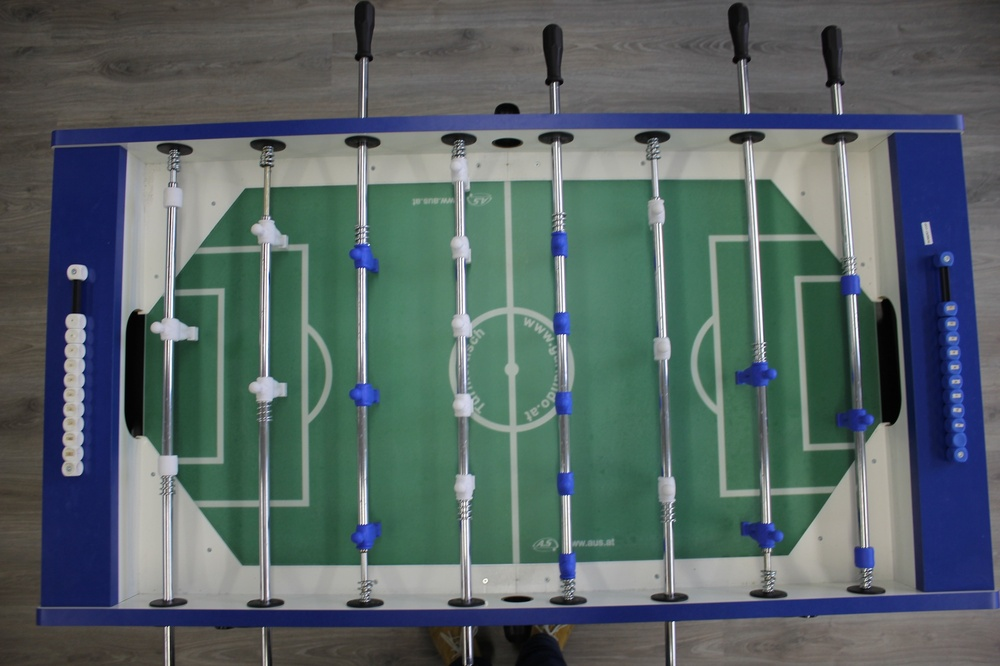
#> input picture original.jpg, 1000 x 666 px, shrunk from 2000 x 1333 before the run
$ python label.py original.jpg   (older library calls are emulated)
#> lines starting #> are read from the running program, lines starting #| are printed output that depends on the picture; after the words box and inside, x2 and y2 are one past the last pixel; in counts of white or black regions, pixels touching at a corner belong together

import sys

import Image
import numpy as np
import matplotlib.pyplot as plt
import matplotlib.patches as mpatches

from skimage import data
from skimage.filter import threshold_otsu
from skimage.segmentation import clear_border
from skimage.morphology import label, closing, square
from skimage.measure import regionprops


def find_regions(image, min_area=0):
    """Finds regions from image which is numpy array.

    min_area: Minimum region area that is counted as region

    Return format:
    [
        {'area': area, 'box': (topLeft, bottomLeft, bottomRight, topRight)}
        ...
    ]
    """
    thresh = threshold_otsu(image)
    bw = closing(image > thresh, square(6))

    regions = []

    for region in regionprops(bw, ['Area', 'BoundingBox']):

        # skip small regions
        if region['Area'] >= min_area:
            regions.append({'area': region['Area'], 'box': region['BoundingBox']})

    return regions


def main():
    file_name = sys.argv[1]
    image = Image.open(file_name).convert('L')  # Grayscale
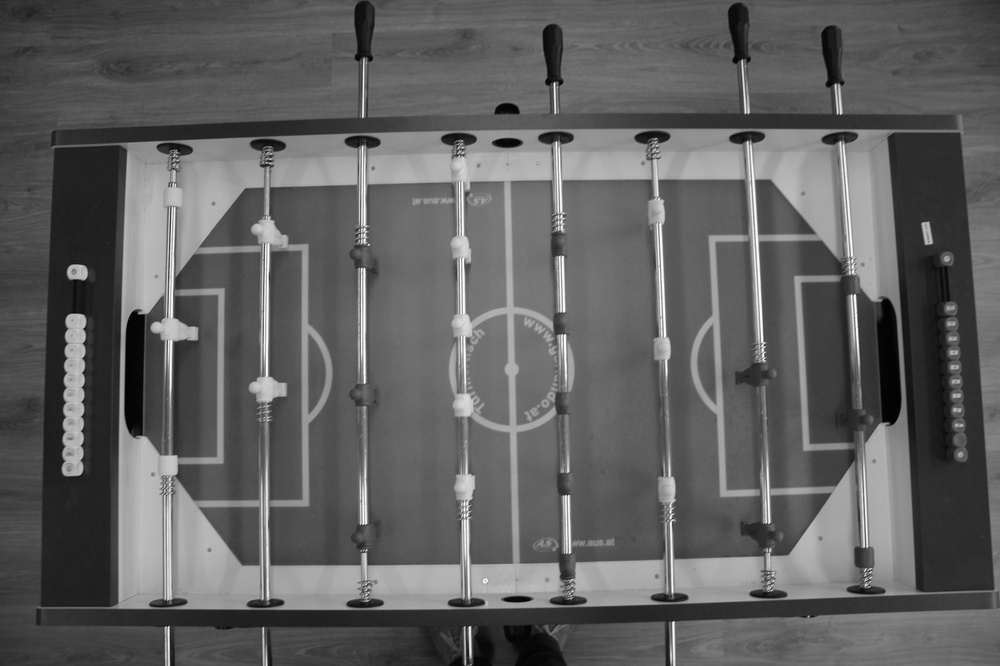
#> image: PIL image 1000x666 L; min 0, max 255, mean 95.8
    im = np.array(image, dtype=int)

    fig, ax = plt.subplots(ncols=1, nrows=1, figsize=(6, 6))
    ax.imshow(Image.open(file_name).convert('RGB'))

    regions = find_regions(im)
#> in find_regions, `thresh = threshold_otsu(image)`: thresh = 117
#> in find_regions, `bw = closing(image > thresh, square(6))`:
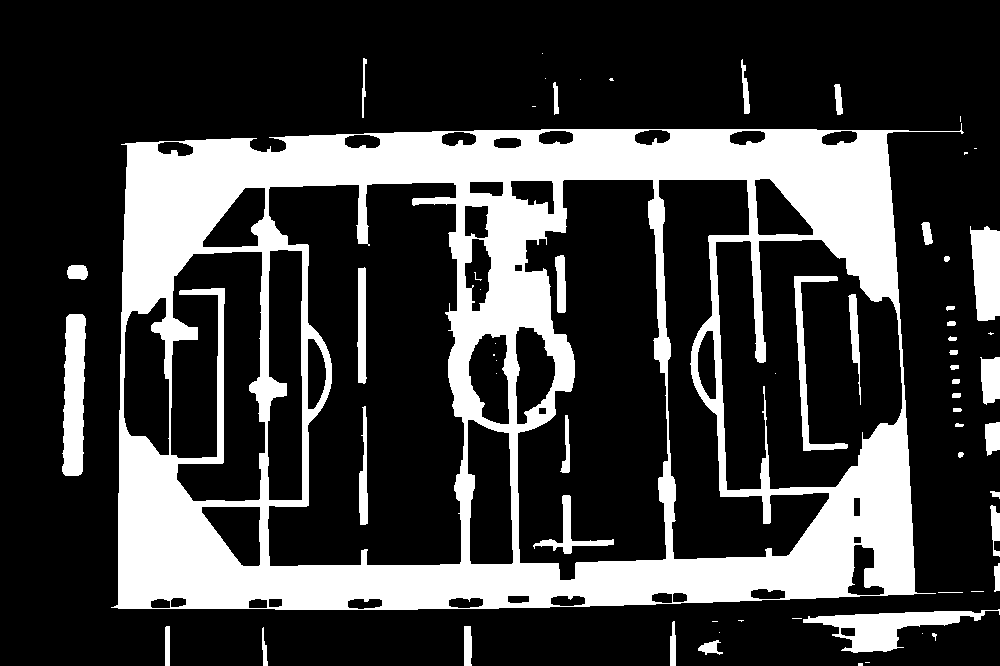
#> bw: shape (666, 1000) bool; 24.8% white; 64 white regions (24 under 20 px), largest, box (x1, y1, x2, y2) and area: (111, 123, 964, 610) 146278, (803, 609, 1000, 653) 3263, (62, 314, 86, 476) 3171
#> after the loop in find_regions, `for region in regionprops(bw, ['Area', 'BoundingBox']):`: regions = []
    regions.sort()

    minr, minc, maxr, maxc = regions[-1]['box']
    rect = mpatches.Rectangle((minc, minr), maxc - minc, maxr - minr,
                              fill=False, edgecolor='red', linewidth=2)
    ax.add_patch(rect)

    plt.show()


if __name__ == '__main__':
#> (the run stopped early here; a loop or call above may not have finished)

$ run again, on crop1.jpg
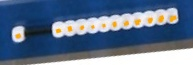
#> input picture crop1.jpg, 193 x 65 px
#> in main, `image = Image.open(file_name).convert('L')`:
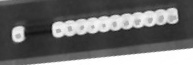
#> image: PIL image 193x65 L; min 18, max 255, mean 108.2
#> thresh = 145
#> in find_regions, `bw = closing(image > thresh, square(6))`:
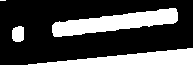
#> bw: shape (65, 193) bool; 28% white; 4 white regions (1 under 20 px), largest, box (x1, y1, x2, y2) and area: (52, 8, 178, 37) 1880, (28, 48, 193, 65) 1462, (12, 26, 24, 42) 170
#> after the loop in find_regions, `for region in regionprops(bw, ['Area', 'BoundingBox']):`: regions = []

$ run again, on crop2.jpg
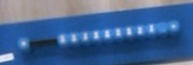
#> input picture crop2.jpg, 193 x 65 px
#> in main, `image = Image.open(file_name).convert('L')`:
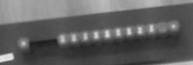
#> image: PIL image 193x65 L; min 29, max 234, mean 96.9
#> thresh = 113
#> in find_regions, `bw = closing(image > thresh, square(6))`:
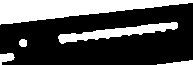
#> bw: shape (65, 193) bool; 31% white; 5 white regions, box (x1, y1, x2, y2) and area: (0, 0, 193, 25) 2661, (58, 22, 178, 44) 964, (0, 53, 15, 65) 116, (157, 60, 193, 65) 99, (19, 39, 27, 47) 55
#> after the loop in find_regions, `for region in regionprops(bw, ['Area', 'BoundingBox']):`: regions = []
